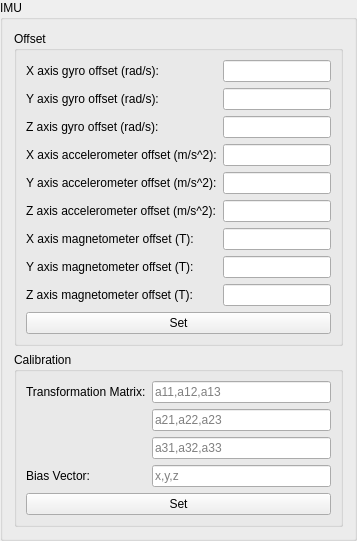
             <widget class="QGroupBox" name="groupBox_27">
              <property name="title">
               <string>IMU</string>
              </property>
              <layout class="QGridLayout" name="gridLayout_50">
               <item row="10" column="0" colspan="2">
                <widget class="QGroupBox" name="groupBox_29">
                 <property name="title">
                  <string>Offset</string>
                 </property>
                 <layout class="QGridLayout" name="gridLayout_51">
                  <item row="5" column="1">
                   <widget class="QLineEdit" name="SatelliteConfig_IMU_ZAxisAcceleOffset_LineEdit"/>
                  </item>
                  <item row="3" column="0">
                   <widget class="QLabel" name="label_102">
                    <property name="text">
                     <string>X axis accelerometer offset (m/s^2):</string>
                    </property>
                   </widget>
                  </item>
                  <item row="0" column="0">
                   <widget class="QLabel" name="label_99">
                    <property name="text">
                     <string>X axis gyro offset (rad/s):</string>
                    </property>
                   </widget>
                  </item>
                  <item row="4" column="0">
                   <widget class="QLabel" name="label_103">
                    <property name="text">
                     <string>Y axis accelerometer offset (m/s^2):</string>
                    </property>
                   </widget>
                  </item>
                  <item row="6" column="1">
                   <widget class="QLineEdit" name="SatelliteConfig_IMU_XAxisMagnetometerOffset_LineEdit"/>
                  </item>
                  <item row="1" column="1">
                   <widget class="QLineEdit" name="SatelliteConfig_IMU_YAxisGyroOffset_LineEdit"/>
                  </item>
                  <item row="8" column="0">
                   <widget class="QLabel" name="label_107">
                    <property name="text">
                     <string>Z axis magnetometer offset (T):</string>
                    </property>
                   </widget>
                  </item>
                  <item row="2" column="1">
                   <widget class="QLineEdit" name="SatelliteConfig_IMU_ZAxisGyroOffset_LineEdit"/>
                  </item>
                  <item row="5" column="0">
                   <widget class="QLabel" name="label_104">
                    <property name="text">
                     <string>Z axis accelerometer offset (m/s^2):</string>
                    </property>
                   </widget>
                  </item>
                  <item row="7" column="0">
                   <widget class="QLabel" name="label_106">
                    <property name="text">
                     <string>Y axis magnetometer offset (T):</string>
                    </property>
                   </widget>
                  </item>
                  <item row="6" column="0">
                   <widget class="QLabel" name="label_105">
                    <property name="text">
                     <string>X axis magnetometer offset (T):</string>
                    </property>
                   </widget>
                  </item>
                  <item row="3" column="1">
                   <widget class="QLineEdit" name="SatelliteConfig_IMU_XAxisAcceleOffset_LineEdit"/>
                  </item>
                  <item row="7" column="1">
                   <widget class="QLineEdit" name="SatelliteConfig_IMU_YAxisMagnetometerOffset_LineEdit"/>
                  </item>
                  <item row="8" column="1">
                   <widget class="QLineEdit" name="SatelliteConfig_IMU_ZAxisMagnetometerOffset_LineEdit"/>
                  </item>
                  <item row="4" column="1">
                   <widget class="QLineEdit" name="SatelliteConfig_IMU_YAxisAcceleOffset_LineEdit"/>
                  </item>
                  <item row="1" column="0">
                   <widget class="QLabel" name="label_100">
                    <property name="text">
                     <string>Y axis gyro offset (rad/s):</string>
                    </property>
                   </widget>
                  </item>
                  <item row="2" column="0">
                   <widget class="QLabel" name="label_101">
                    <property name="text">
                     <string>Z axis gyro offset (rad/s):</string>
                    </property>
                   </widget>
                  </item>
                  <item row="0" column="1">
                   <widget class="QLineEdit" name="SatelliteConfig_IMU_XAxisGyroOffset_LineEdit"/>
                  </item>
                  <item row="9" column="0" colspan="2">
                   <widget class="QPushButton" name="SatelliteConfig_IMU_Set_Button">
                    <property name="text">
                     <string>Set</string>
                    </property>
                   </widget>
                  </item>
                 </layout>
                </widget>
               </item>
               <item row="11" column="0" colspan="2">
                <widget class="QGroupBox" name="groupBox_30">
                 <property name="title">
                  <string>Calibration</string>
                 </property>
                 <layout class="QGridLayout" name="gridLayout_54">
                  <item row="2" column="1">
                   <widget class="QLineEdit" name="SatelliteConfig_IMU_Callibration_MB_LineEdit">
                    <property name="placeholderText">
                     <string>a21,a22,a23</string>
                    </property>
                   </widget>
                  </item>
                  <item row="0" column="0">
                   <widget class="QLabel" name="label_114">
                    <property name="text">
                     <string>Transformation Matrix:</string>
                    </property>
                   </widget>
                  </item>
                  <item row="3" column="1">
                   <widget class="QLineEdit" name="SatelliteConfig_IMU_Callibration_MC_LineEdit">
                    <property name="placeholderText">
                     <string>a31,a32,a33</string>
                    </property>
                   </widget>
                  </item>
                  <item row="4" column="0">
                   <widget class="QLabel" name="label_115">
                    <property name="text">
                     <string>Bias Vector:</string>
                    </property>
                   </widget>
                  </item>
                  <item row="6" column="0" colspan="2">
                   <widget class="QPushButton" name="SatelliteConfig_IMU_Callibration_Set_PushButton">
                    <property name="text">
                     <string>Set</string>
                    </property>
                   </widget>
                  </item>
                  <item row="0" column="1">
                   <widget class="QLineEdit" name="SatelliteConfig_IMU_Callibration_MA_LineEdit">
                    <property name="placeholderText">
                     <string>a11,a12,a13</string>
                    </property>
                   </widget>
                  </item>
                  <item row="4" column="1">
                   <widget class="QLineEdit" name="SatelliteConfig_IMU_Callibration_BiasVector_LineEdit">
                    <property name="text">
                     <string/>
                    </property>
                    <property name="placeholderText">
                     <string>x,y,z</string>
                    </property>
                   </widget>
                  </item>
                 </layout>
                </widget>
               </item>
              </layout>
             </widget>
